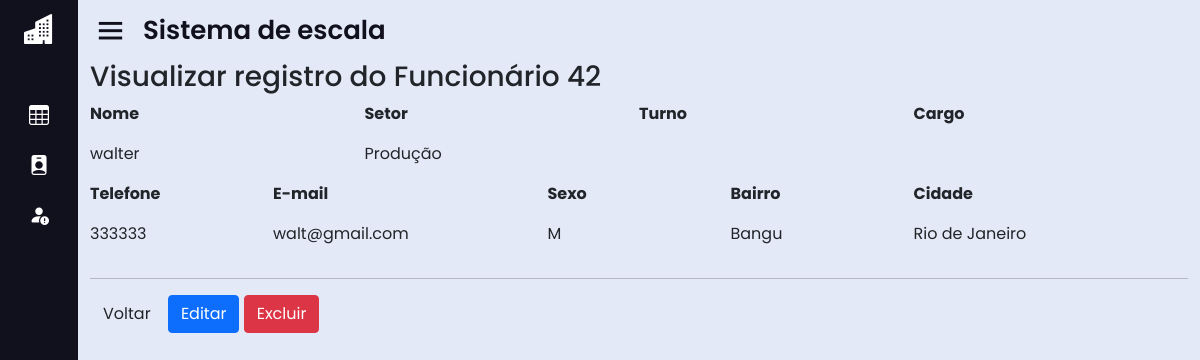
Before: /home.php?page=view_func&id_func=42 (signed in) with the older database file.
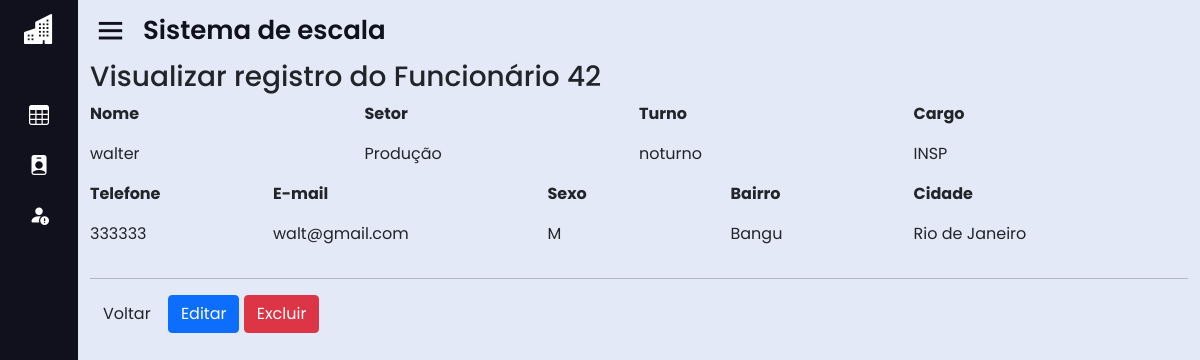
After: the same page with the newer database file.
### tables this page shows
CREATE TABLE IF NOT EXISTS `funcionario` (
  `id_func` int(11) NOT NULL AUTO_INCREMENT,
  `nome_func` varchar(50) NOT NULL,
  `cargo_func` varchar(50) DEFAULT NULL,
  `turno` varchar(50) DEFAULT NULL,
  `telefone_func` varchar(50) NOT NULL,
  `sexo_func` varchar(50) NOT NULL,
  `email_func` varchar(50) NOT NULL,
  `id_st` int(11) DEFAULT NULL,
  PRIMARY KEY (`id_func`) USING BTREE,
  KEY `FK_funcionario_setor` (`id_st`),
  CONSTRAINT `FK_funcionario_setor` FOREIGN KEY (`id_st`) REFERENCES `setor` (`id_st`) ON DELETE CASCADE ON UPDATE CASCADE
);

CREATE TABLE IF NOT EXISTS `setor` (
  `id_st` int(11) NOT NULL AUTO_INCREMENT,
  `nome_st` varchar(50) DEFAULT NULL,
  PRIMARY KEY (`id_st`)
);

CREATE TABLE IF NOT EXISTS `endereco` (
  `id_end` int(11) NOT NULL AUTO_INCREMENT,
  `rua_end` varchar(50) DEFAULT NULL,
  `compl_end` varchar(50) DEFAULT NULL,
  `cep_end` varchar(50) DEFAULT NULL,
  `bairro_end` varchar(50) DEFAULT NULL,
  `cidade_end` varchar(50) DEFAULT NULL,
  `estado_end` varchar(50) DEFAULT NULL,
  `id_func` int(11) DEFAULT NULL,
  PRIMARY KEY (`id_end`) USING BTREE,
  KEY `endereco_ibfk_1` (`id_func`) USING BTREE,
  CONSTRAINT `endereco_ibfk_1` FOREIGN KEY (`id_func`) REFERENCES `funcionario` (`id_func`) ON DELETE CASCADE ON UPDATE CASCADE
);

### sis/funcionario/view_func.php (the view)
<?php
$id = (int) $_GET['id_func'];
$sql = mysqli_query($con, "select * from funcionario, endereco, setor
        where funcionario.id_func = $id and $id = endereco.id_func;");
$row = mysqli_fetch_array($sql);
?>
<div id="main" class="container-fluid">
	<h3 class="page-header">Visualizar registro do Funcionário <?php echo $id; ?> </h3>
	<div class="row">
		<div class="col-md-3">
			<p><strong>Nome</strong></p>
			<p><?php echo $row['nome_func']; ?></p>
		</div>
		<div class="col-md-3">
			<p><strong>Setor</strong></p>
			<p><?php echo $row['nome_st']; ?></p>
		</div>
		<div class="col-md-3">
			<p><strong>Turno</strong></p>
			<p><?php echo $row['turno']; ?></p>
		</div>
		<div class="col-md-3">
			<p><strong>Cargo</strong></p>
			<p><?php echo $row['cargo_func']; ?></p>
		</div>
	</div>
	<div class="row">
		<div class="col-md-2">
			<p><strong>Telefone</strong></p>
			<p><?php echo $row['telefone_func']; ?></p>
		</div>
		<div class="col-md-3">
			<p><strong>E-mail</strong></p>
			<p><?php echo $row['email_func']; ?></p>
		</div>
		<div class="col-md-2">
			<p><strong>Sexo</strong></p>
			<p><?php echo $row['sexo_func']; ?></p>
		</div>
		<div class="col-md-2">
			<p><strong>Bairro</strong></p>
			<p><?php echo $row['bairro_end']; ?></p>
		</div>
		<div class="col-md-2">
			<p><strong>Cidade</strong></p>
			<p><?php echo $row['cidade_end']; ?></p>
		</div>
	</div>
	<hr />
	<div id="actions" class="row">
		<div class="col-md-12">
			<a href="?page=lista_func" class="btn btn-default">Voltar</a>
			<?php echo "<a href=?page=fedita_func&id_func=" . $row['id_func'] . " class='btn btn-primary'>Editar</a>"; ?>
			<?php echo "<a href=?page=excluir_func&id_func=" . $row['id_func'] . " class='btn btn-danger'>Excluir</a>"; ?>
		</div>
	</div>
</div>

Changed rows visible on the page:
changed funcionario "walter": turno (not shown) → "noturno"; cargo_func (not shown) → "INSP"
